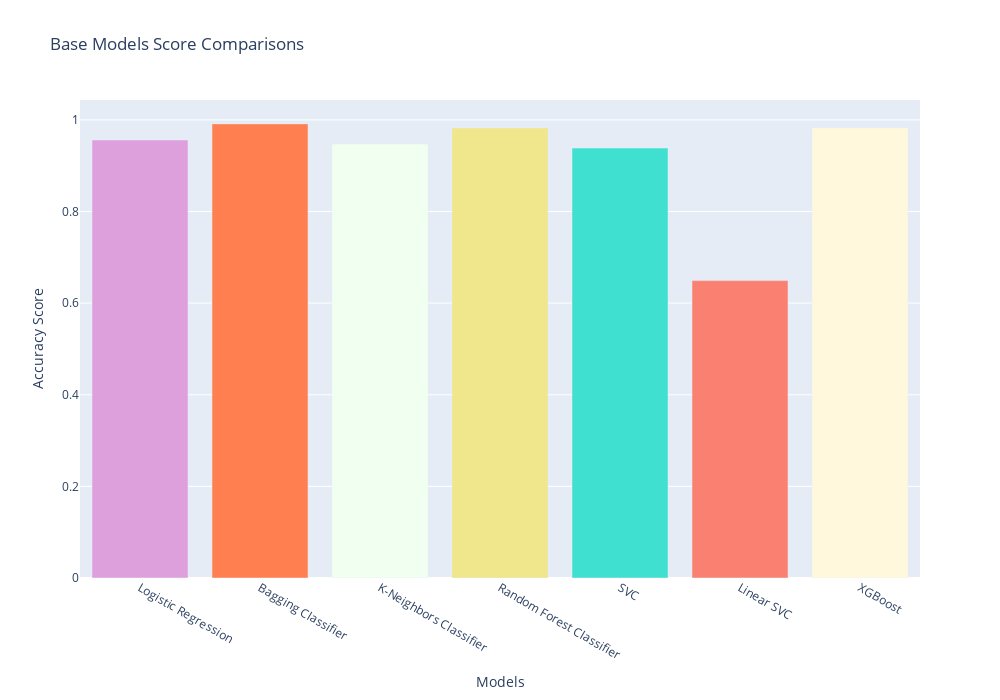

Notebook source saved alongside this figure:
### Code cell
colors = ["plum", "coral", "honeydew", "khaki", "turquoise", "salmon", "cornsilk"]

fig = go.Figure(data=[go.Bar(
    x=scores_df.columns,
    y=scores_df.iloc[0],
    marker_color=colors,
)])
fig.update_layout(title="Base Models Score Comparisons", xaxis_title="Models", yaxis_title="Accuracy Score", width=1000, height=700)
fig.show()
fig.show("svg")

### Figure 1 — Plotly figure (JSON) as saved in the notebook; plotly's stock layout.template omitted (floating-point values rounded to 4 significant figures)
{"data": [{"marker": {"color": ["plum", "coral", "honeydew", "khaki", "turquoise", "salmon", "cornsilk"]}, "x": ["Logistic Regression", "Bagging Classifier", "K-Neighbors Classifier", "Random Forest Classifier", "SVC", "Linear SVC", "XGBoost"], "y": [0.9561, 0.9912, 0.9474, 0.9825, 0.9386, 0.6491, 0.9825], "type": "bar"}], "layout": {"title": {"text": "Base Models Score Comparisons"}, "xaxis": {"title": {"text": "Models"}}, "yaxis": {"title": {"text": "Accuracy Score"}}, "width": 1000, "height": 700}}
